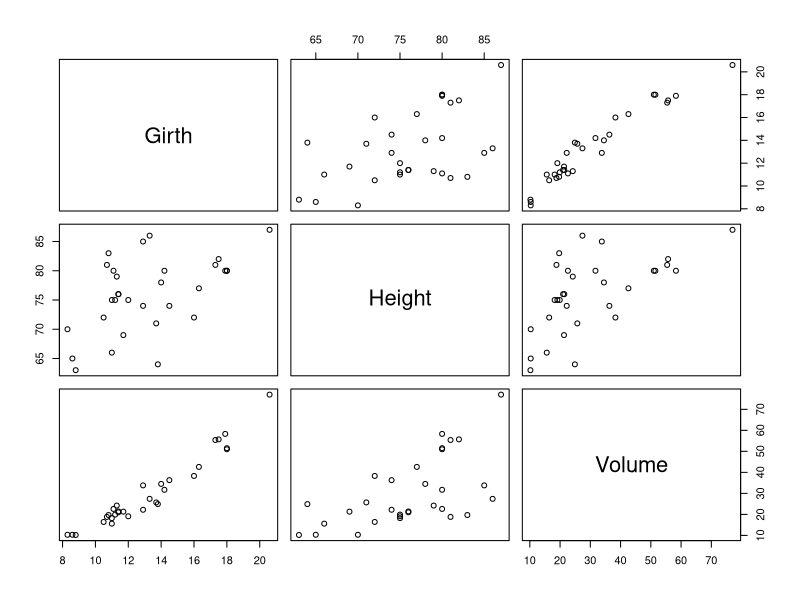
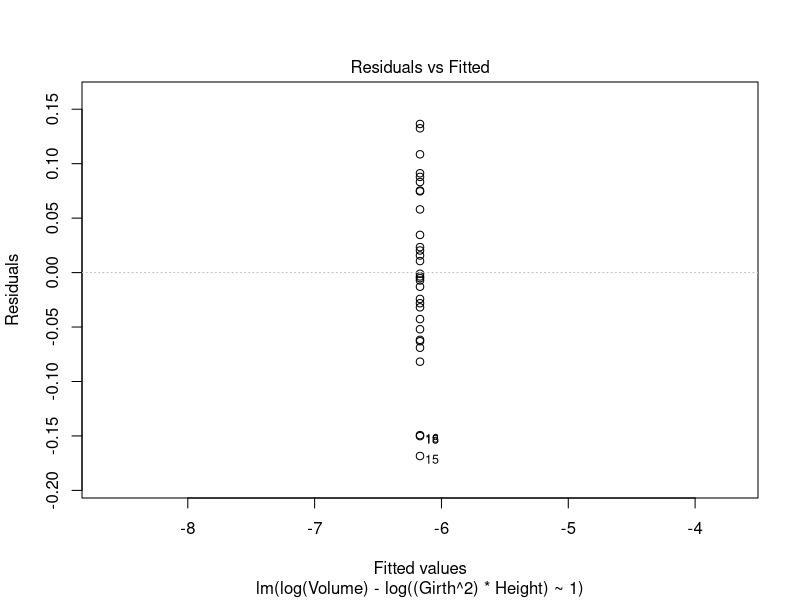
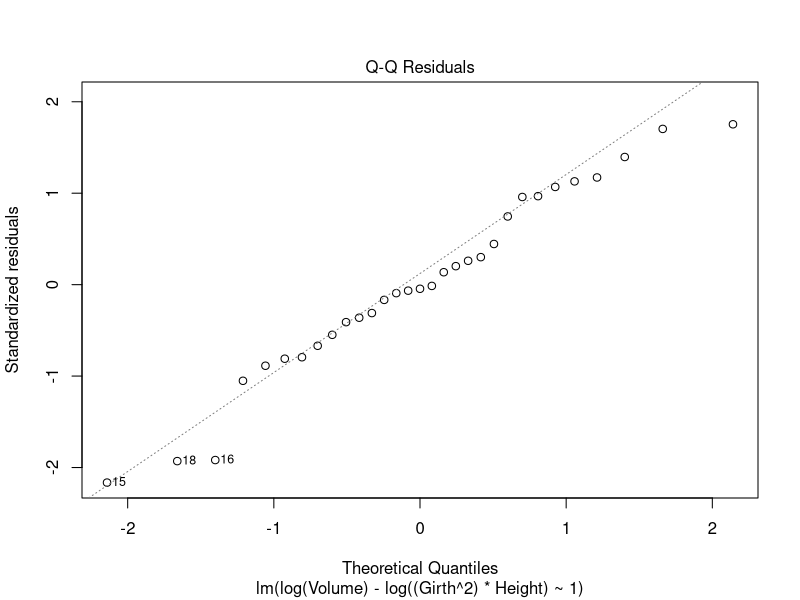
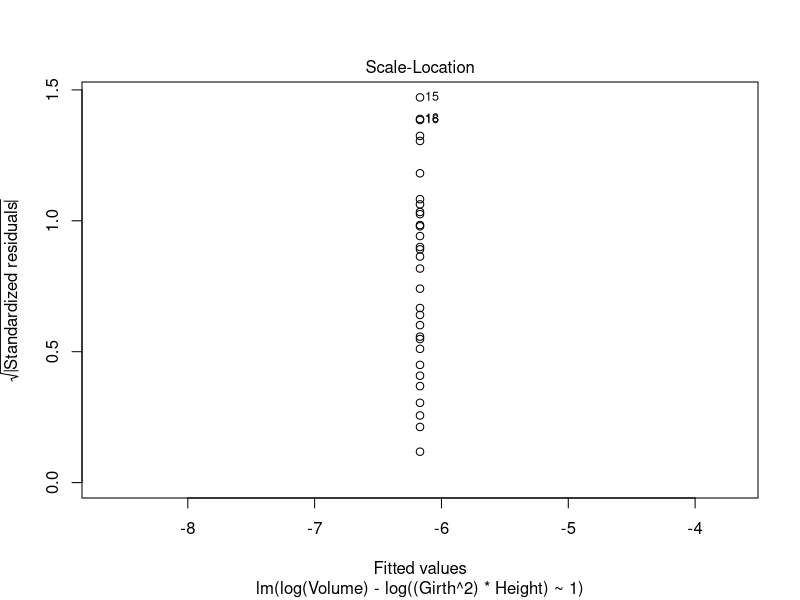
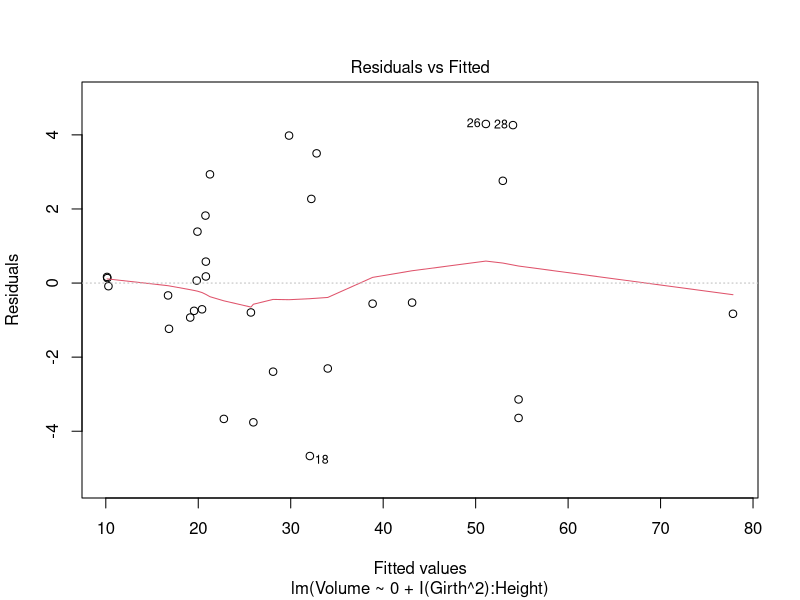
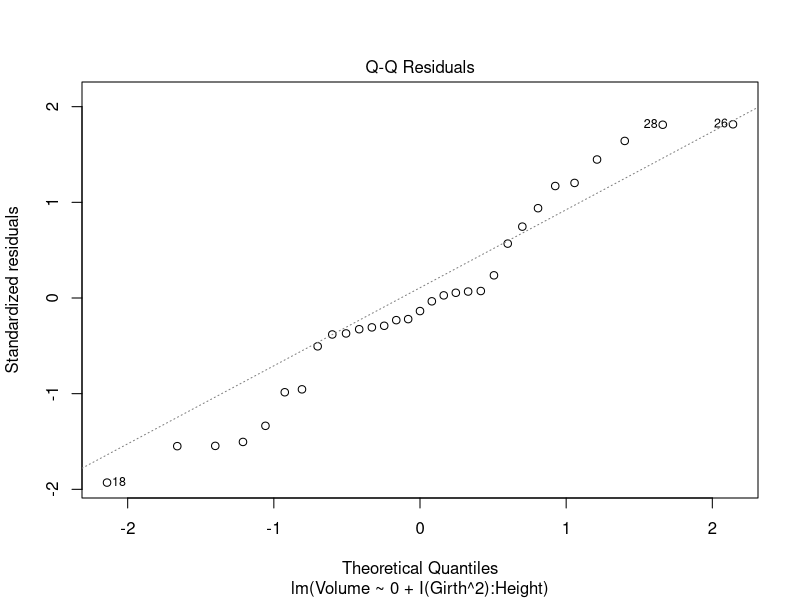
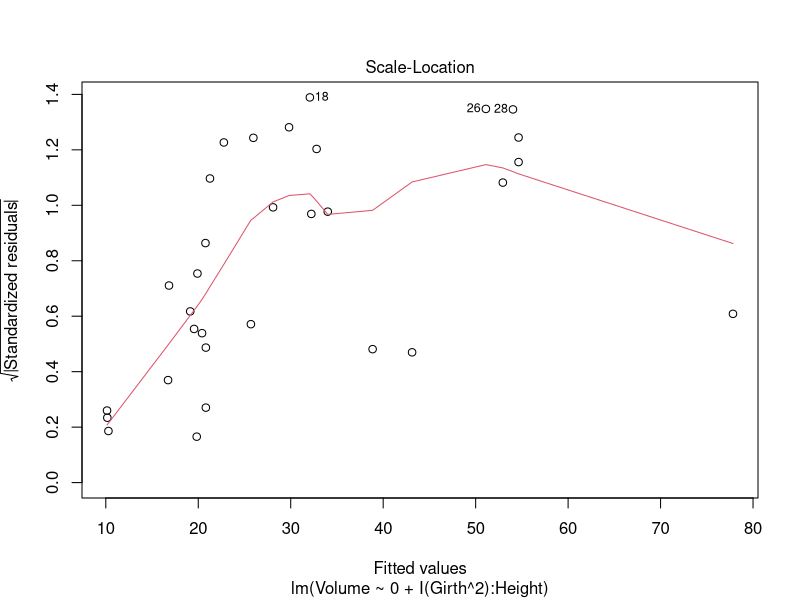
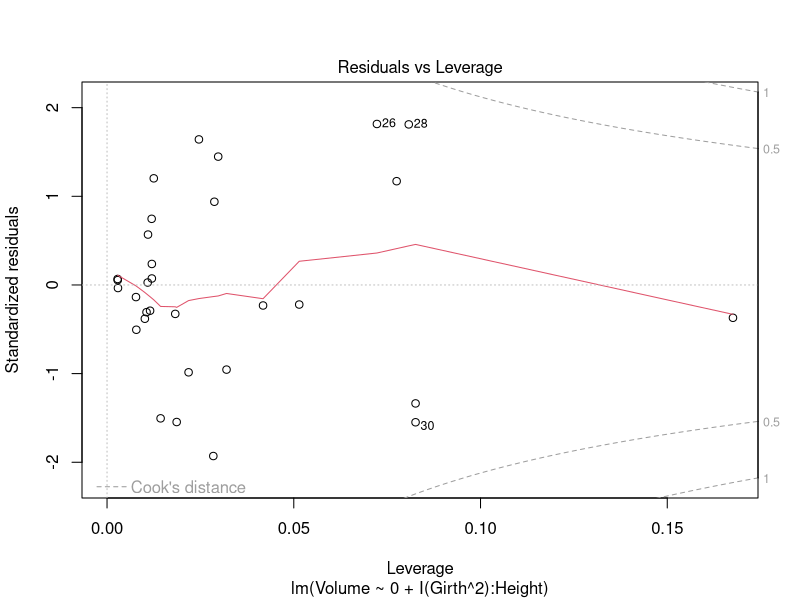

The R source for these figures, in order:
## ---- chunk 1
# change working directory: should be the directory containg the Markdown files:
setwd("~/courses/cruk/LinearModelAndExtensions/20180510/Practicals/")

## ---- chunk 2
plot(trees)
## ---- chunk 3
m1 = lm(Volume~Girth,data=trees)
summary(m1)
## ---- chunk 4
m2 = lm(Volume~Girth+Height,data=trees)
summary(m2)
## ---- chunk 5
m3 = lm(Volume~Girth*Height,data=trees)
summary(m3)
## ---- chunk 6
m4 = lm(log(Volume)~log(Girth)+log(Height),data=trees)
summary(m4)
confint(m4)
## ---- chunk 7
m5 = lm(log(Volume)~log(Girth)*log(Height),data=trees)
summary(m5)
## ---- chunk 8
m6 = lm(log(Volume)-log((Girth^2)*Height)~1,data=trees)
summary(m6)
## ---- chunk 9
m7 = lm(Volume~0+I(Girth^2):Height,data=trees)
summary(m7)
## ---- chunk 10
plot(m6)
plot(m7)
shapiro.test(residuals(m6))
shapiro.test(residuals(m7))
## ---- chunk 11
summary(m1)
AIC(m1)
summary(m2)
AIC(m2)
summary(m3)
AIC(m3)
summary(m4)
AIC(m4)
summary(m5)
AIC(m5)
summary(m6)
AIC(m6)
summary(m7)
AIC(m7)
## ---- chunk 12
m8 = lm(Fertility~.,data=swiss)
summary(m8)
## ---- chunk 13
library(MASS)
summary(stepAIC(m8))
## ---- chunk 14
volume = trees$Volume
height = trees$Height
girth = trees$Girth
m1 = nls(volume~beta0*girth^beta1*height^beta2,start=list(beta0=1,beta1=2,beta2=1))
summary(m1)
